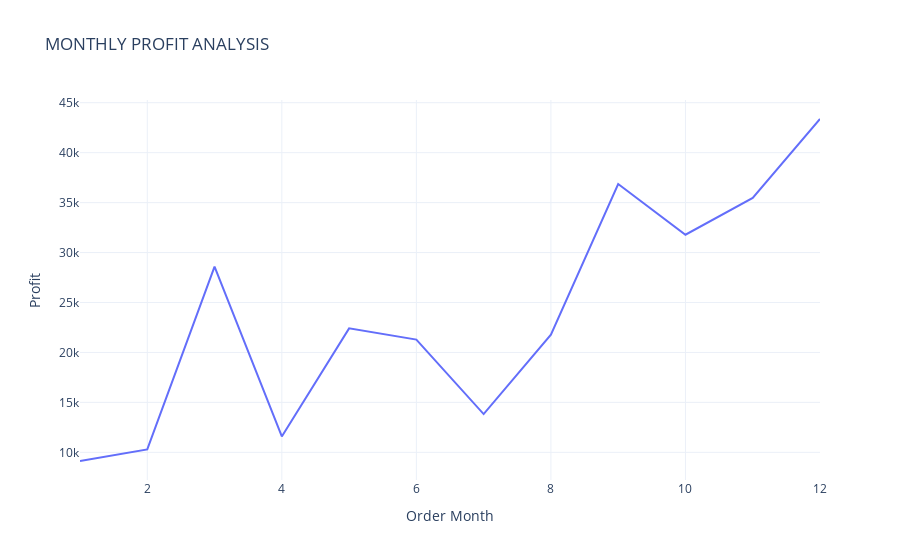

Here is the notebook cell this chart was saved with:
### Markdown cell above
# PROFIT ANALYSIS

### Code cell
#PROFIT ANALYSIS
profit_by_month = data.groupby('Order Month')['Profit'].sum().reset_index()
fig = px.line(profit_by_month,x = 'Order Month',y = 'Profit',title = 'MONTHLY PROFIT ANALYSIS')
fig.show()

### Figure 1 — Plotly figure (JSON) as saved in the notebook; plotly's stock layout.template omitted (floating-point values rounded to 4 significant figures)
{"data": [{"hovertemplate": "Order Month=%{x}<br>Profit=%{y}<extra></extra>", "legendgroup": "", "line": {"color": "#636efa", "dash": "solid"}, "marker": {"symbol": "circle"}, "mode": "lines", "name": "", "orientation": "v", "showlegend": false, "type": "scatter", "x": [1, 2, 3, 4, 5, 6, 7, 8, 9, 10, 11, 12], "xaxis": "x", "y": [9134.0, 10290.0, 28590.0, 11590.0, 22410.0, 21290.0, 13830.0, 21780.0, 36860.0, 31780.0, 35470.0, 43370.0], "yaxis": "y"}], "layout": {"autosize": true, "legend": {"tracegroupgap": 0}, "title": {"text": "MONTHLY PROFIT ANALYSIS"}, "xaxis": {"anchor": "y", "autorange": true, "domain": [0, 1], "range": [1, 12], "title": {"text": "Order Month"}, "type": "linear"}, "yaxis": {"anchor": "x", "autorange": true, "domain": [0, 1], "range": [7233.0, 45270.0], "title": {"text": "Profit"}, "type": "linear"}}}
